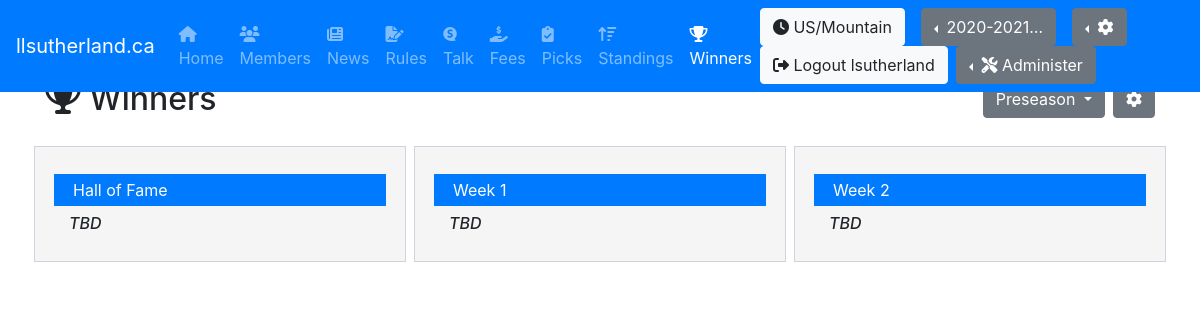
Page /winners/ (signed in) on the earlier database version.
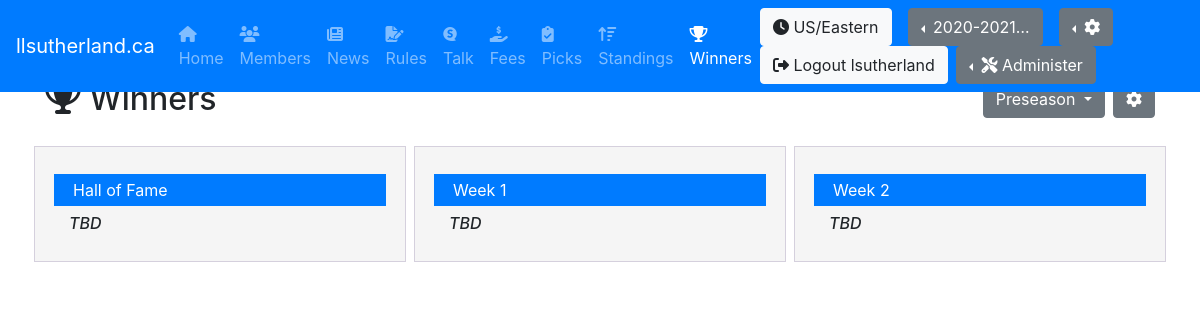
Same page on the later database version.
### pool/models.py (models this page shows, shortened)
class CustomUser(AbstractUser):
    US_EST = 'US/Eastern'
    TZS = [
        ('US/Alaska', 'US/Alaska'),
        ('US/Arizona','US/Arizona'),
        ('US/Central','US/Central'),
        (US_EST,'US/Eastern'),
        ('US/Hawaii','US/Hawaii'),
        ('US/Mountain','US/Mountain'),
        ('US/Pacific','US/Pacific'),
        ('Europe/Amsterdam','Europe/Amsterdam'),
        ('Europe/Athens','Europe/Athens'),
        ('Europe/Belgrade','Europe/Belgrade'),
        ('Europe/Berlin','Europe/Berlin'),
        ('Europe/Brussels','Europe/Brussels'),
        ('Europe/Bucharest','Europe/Bucharest'),
        ('Europe/Budapest','Europe/Budapest'),
        ('Europe/Copenhagen','Europe/Copenhagen'),
        ('Europe/Dublin','Europe/Dublin'),
        ('Europe/Gibraltar','Europe/Gibraltar'),
        ('Europe/Helsinki','Europe/Helsinki'),
        ('Europe/Istanbul','Europe/Istanbul'),
        ('Europe/Kiev','Europe/Kiev'),
        ('Europe/Lisbon','Europe/Lisbon'),
        ('Europe/London','Europe/London'),
        ('Europe/Luxembourg','Europe/Luxembourg'),
        ('Europe/Madrid','Europe/Madrid'),
        ('Europe/Malta','Europe/Malta'),
        ('Europe/Moscow','Europe/Moscow'),
        ('Europe/Oslo','Europe/Oslo'),
        ('Europe/Paris','Europe/Paris'),
        ('Europe/Prague','Europe/Prague'),
        ('Europe/Rome','Europe/Rome'),
        ('Europe/Sarajevo','Europe/Sarajevo'),
        ('Europe/Stockholm','Europe/Stockholm'),
        ('Europe/Vienna','Europe/Vienna'),
        ('Europe/Volgograd','Europe/Volgograd'),
        ('Europe/Warsaw','Europe/Warsaw'),
        ('Europe/Zurich','Europe/Zurich')
    ]
    username_validator = MyValidator()
    username = models.CharField(
        _('username'),
        max_length=150,
        unique=True,
        help_text=_('Required. 150 characters or fewer. Names and numbers only.'),
        validators=[username_validator],
            error_messages={
            'unique': _("A user with that username already exists."),
        },
    )
    mobile = models.CharField(max_length=20, blank=True, null=True)
    image = models.ImageField(upload_to='profile_image', blank=True, null=True)
    favorite_team = models.ForeignKey(Team, on_delete=models.CASCADE, blank=True, null=True)
    timezone = models.CharField(max_length=50, blank=False, null=False, default=US_EST, choices=TZS)

class Season(models.Model):
    name = models.CharField(max_length=50, blank=False, null=False)
    effective_date = models.DateField(blank=False, null=False)
    effective_end_date = models.DateField(blank=False, null=False)
    is_active = models.BooleanField(default=True)

class WeekType(models.Model):
    name = models.CharField(max_length=50, blank=False, null=False)
    is_active = models.BooleanField(default=True)

class Winner(models.Model):
    user = models.ForeignKey(CustomUser, on_delete=models.CASCADE, blank=True, null=True)
    week = models.ForeignKey(Week, on_delete=models.CASCADE, blank=True, null=True)
    message = models.TextField(max_length=250, blank=True, null=True)

class Week(models.Model):
    name = models.CharField(max_length=50, blank=False, null=False)
    effective_date = models.DateField(blank=False, null=False)
    effective_end_date = models.DateField(blank=False, null=False)
    is_active = models.BooleanField(default=False)
    week_type = models.ForeignKey(WeekType, on_delete=models.CASCADE, null=False)
    season = models.ForeignKey(Season, on_delete=models.CASCADE, null=False)

### pool/views.py (the view)
# urls.py: path('winners/', WinnersView.as_view(), name='winners'),
class WinnersView(LoginRequiredMixin, ListView):
    template_name = 'winners/winners.html'
    def get(self, request):
        if not 'selected_week_type_id' in request.session:
            selected_week_type_id = 1
            request.session['selected_week_type_id'] = 1
        else:
            selected_week_type_id = request.session['selected_week_type_id']
        args = get_winners_args(request, selected_week_type_id)
        return render(request, self.template_name, args)

### pool/views.py (called while the page is built)
def get_current(request):
    current_season = None
    current_week = None
    seasons = []
    prefs = None
    request.session['django_timezone'] = request.user.timezone
    try:
        current_season = get_current_season(request)
        current_week = get_current_week(request)
        seasons = get_seasons()
        prefs = get_preferences(request)
    except Exception as e:
        print(e)
    return {
        'preferences' : prefs,
        'current_season': current_season,
        'current_week' : current_week,
        'seasons' : seasons
    }

def get_preferences(request):
    return Preferences.objects.get(user_id = request.user.id)

def get_seasons():
    return Season.objects.order_by('-effective_date')

def get_current_season(request):
    active_season = Season.objects.get(is_active=True)
    current_season_id = request.session['current_season_id']
    if not active_season.id == current_season_id:
        request.session['current_season_id'] = active_season.id
        return Season.objects.get(id=active_season.id)
    else:
        return Season.objects.get(id=current_season_id)

def get_current_week(request):
    active_week = Week.objects.get(is_active=True)
    current_week_id = request.session['current_week_id']
    if not active_week.id == current_week_id:
        request.session['current_week_id'] = active_week.id
        request.session['current_week_type_id'] = active_week.week_type.id
        return Week.objects.get(id=active_week.id)
    else:
        return Week.objects.get(id=current_week_id)

def get_winners_args(request, week_type_id):
    if not 'selected_week_type_id' in request.session:
        request.session['selected_week_type_id'] = week_type_id
    if week_type_id == '4':
        selected_week_type = WeekType()
        selected_week_type.id = week_type_id
        winners = Winner.objects.all().order_by('id')
    else:
        selected_week_type = WeekType.objects.get(id = week_type_id)
        winners = Winner.objects.filter(week__week_type_id=week_type_id)
    args = get_current(request)
    args.update({'selected_week_type' : selected_week_type})
    args.update({'winners' : winners})
    args.update({'week_types' : WeekType.objects.all().order_by('id')})
    args.update({'page_layout_types': PageLayoutType.objects.all()})
    return args

### utils/season_helper.py (called while the page is built)
def get_now():
    return timezone.now()

### pool/templates/winners/winners.html (shortened to what this page needs)
{% extends 'base.html' %}
{% block body %}
<div class="row">
  <div class="col">
    <h2 class="mb-4"><i class="fas fa-trophy"></i> Winners</h2>
  </div>
  <div class="col">
    {% include 'winners/week_selector.html' %}
  </div>
</div>
<div class="row mb-1">
{% for item in winners %}
    <div class="col-lg themed-grid-col m-1">
        {% if preferences.winners_page_layout_type.id == 1 %}
            {% include 'winners/list.html' %}
        {% elif preferences.winners_page_layout_type.id == 2 %}
            {% include 'winners/grid.html' %}
        {% else %}
            {% include 'winners/compact.html' %}
        {% endif %}
    </div>
{% endfor %}
</div>
{% endblock %}

### pool/templates/base.html (shortened to what this page needs)
<!DOCTYPE html>
<html>
{% load static %}
{% load tz %}
<head>
    <link rel="stylesheet" type="text/css" href="{% static '/nfl/bootstrap.min.css' %}">
    <link rel="stylesheet" type="text/css" href="{% static '/nfl/grid.css' %}">
    <link rel="stylesheet" type="text/css" href="{% static '/nfl/style.css' %}">
</head>
<body>
{% block nav %}
    {% if not request.session.current_season_id == 0 %}
        {% if user.is_authenticated and user.favorite_team %}
            {% include "nav/fav-team.html" %}
        {% elif user.is_authenticated and not user.favorite_team %}
            {% include "nav/no-fav-team.html" %}
        {% else %}
            {% include "nav/guest.html" %}
        {% endif %}
    {% else %}
        {% include "nav/no-season.html" %}
    {% endif %}
{% endblock nav %}
    <main role="main" style="padding-top: 3.5rem;">
        <div class="container">
        {% block body %}{% endblock %}
        </div>
    </main>
</body>
</html>

### pool/templates/nav/no-fav-team.html (shortened to what this page needs)
<nav class="navbar navbar-expand-md navbar-dark fixed-top bg-primary">
        <a class="navbar-brand" href="#">llsutherland.ca</a>
        <div class="collapse navbar-collapse" id="navbarCollapse">
            <ul class="navbar-nav mr-auto">
                <li class="nav-item">
                    <a class="nav-link {% if request.resolver_match.url_name == "home" %}active{% endif %}" href="{% url 'home'  %}"><i class="fas fa-home"></i> Home</a>
                </li>
                <li class="nav-item">
                    <a class="nav-link {% if request.resolver_match.url_name == "members" %}active{% endif %}" href="{% url 'members'  %}"><i class="fas fa-users"></i> Members</a>
                </li>
                <li class="nav-item">
                    <a class="nav-link {% if request.resolver_match.url_name == "news" %}active{% endif %}" href="{% url 'news'  %}"><i class="fas fa-newspaper"></i> News</a>
                </li>
                <li class="nav-item">
                    <a class="nav-link {% if request.resolver_match.url_name == "rules" %}active{% endif %}" href="{% url 'rules'  %}"><i class="fas fa-file-signature"></i> Rules</a>
                </li>
                <li class="nav-item">
                    <a class="nav-link {% if request.resolver_match.url_name == "talk" %}active{% endif %}" href="{% url 'talk'  %}"><i class="fab fa-speakap"></i> Talk</a>
                </li>
                <li class="nav-item">
                    <a class="nav-link {% if request.resolver_match.url_name == "fees" %}active{% endif %}" href="{% url 'fees'  %}"><i class="fas fa-hand-holding-usd"></i> Fees</a>
                </li>
                <li class="nav-item">
                    <a class="nav-link {% if request.resolver_match.url_name == "picks" %}active{% endif %}" href="{% url 'picks' %}"><i class="fas fa-clipboard-check"></i> Picks</a>
                </li>
                <li class="nav-item">
                    <a class="nav-link {% if request.resolver_match.url_name == "standings" %}active{% endif %}" href="{% url 'standings'%}""><i class="fas fa-sort-amount-up"></i> Standings</a>
                </li>
                <li class="nav-item">
                    <a class="nav-link {% if request.resolver_match.url_name == "winners" %}active{% endif %}" href="{% url 'winners'  %}"><i class="fas fa-trophy"></i> Winners</a>
                </li>
            </ul>
            <form class="form-inline mt-2 mt-md-0">
                <a class="btn btn-light mr-2 my-2 my-sm-0" href=""><i class="fas fa-clock"></i> {{request.session.django_timezone}}</a>
                <div class="dropdown dropleft pl-2 pr-2">
                {% if current_season %}
                    <a class="btn btn-secondary dropdown-toggle" href="#" role="button" id="dropdownSeason" data-toggle="dropdown" aria-haspopup="true" aria-expanded="false">
                        {{current_season.name | truncatechars:10}}
                    </a>
                {% endif %}
                </div>
                <div class="dropdown dropleft pl-2 pr-2">
                    <a class="btn btn-secondary dropdown-toggle" href="#" role="button" id="dropdownProfile" data-toggle="dropdown" aria-haspopup="true" aria-expanded="false">
                        <i class="fas fa-cog"></i>
                    </a>
                </div>
                <a class="btn btn-light mr-2 my-2 my-sm-0" href="{% url 'logout' %}"><i class="fas fa-sign-out-alt"></i> Logout {{user.username}}</a>
                {% if user.is_staff %}
                    <div class="dropdown dropleft">
                        <button class="btn btn-secondary dropdown-toggle" type="button" id="dropdownMenuButton" data-toggle="dropdown" aria-haspopup="true" aria-expanded="false">
                            <i class="fas fa-tools"></i> Administer
                        </button>
                    </div>
                {% endif %}
            </form>
        </div>
    </nav>

### pool/templates/winners/week_selector.html (shortened to what this page needs)
<div class="btn-toolbar justify-content-end mb-3" role="toolbar" aria-label="Toolbar with button groups">
  <div class="btn-group mr-2" role="group" aria-label="First group">
    <button id="btnGroupDrop1" type="button" class="btn btn-secondary dropdown-toggle" data-toggle="dropdown" aria-haspopup="true" aria-expanded="false">
      {% if selected_week_type.id == '4' %}
        All
      {% else %}
        {{selected_week_type.name}}
      {% endif %}
    </button>
  </div>
  <div class="btn-group" role="group" aria-label="Third group">
    <button type="button" class="btn btn-secondary" onclick="showElement()"><i class="fas fa-cog"></i></button>
  </div>
</div>

### pool/templates/winners/list.html (shortened to what this page needs)
<div class="row m-1">
    <div class="col-lg">
        {% if user.favorite_team %}
            <div class="row p-1 mt-2 mb-2" style="background-color:{{user.favorite_team.color_01}};color:{{user.favorite_team.color_03}};border-color:{{user.favorite_team.color_03}}">
        {% else %}
            <div class="row p-1 mt-2 mb-2 bg-primary text-white">
        {% endif %}
            {% if item.week %}
                <div class="col-lg text-left">{{item.week.name}}</div>
            {% else %}
                <div class="col-lg text-left">{{item.message}}</div>
            {% endif %}
        </div>
        <div class="row">
            <div class="col-lg">
                {% if item.user %}
                    <h6>{{item.user}}</h6>
                {% else %}
                    <h6 class="font-italic">TBD</h6>
                {% endif %}
            </div>
        </div>
    </div>
</div>

### pool/static/nfl/grid.css (style rules this page uses)
.themed-grid-col { padding-top: 15px; padding-bottom: 15px; background-color: whitesmoke; border: 1px solid rgba(86, 61, 124, .2); }

Differences in the rows shown:
changed CustomUser "lsutherland": session.django_timezone "US/Mountain" → "US/Eastern"
